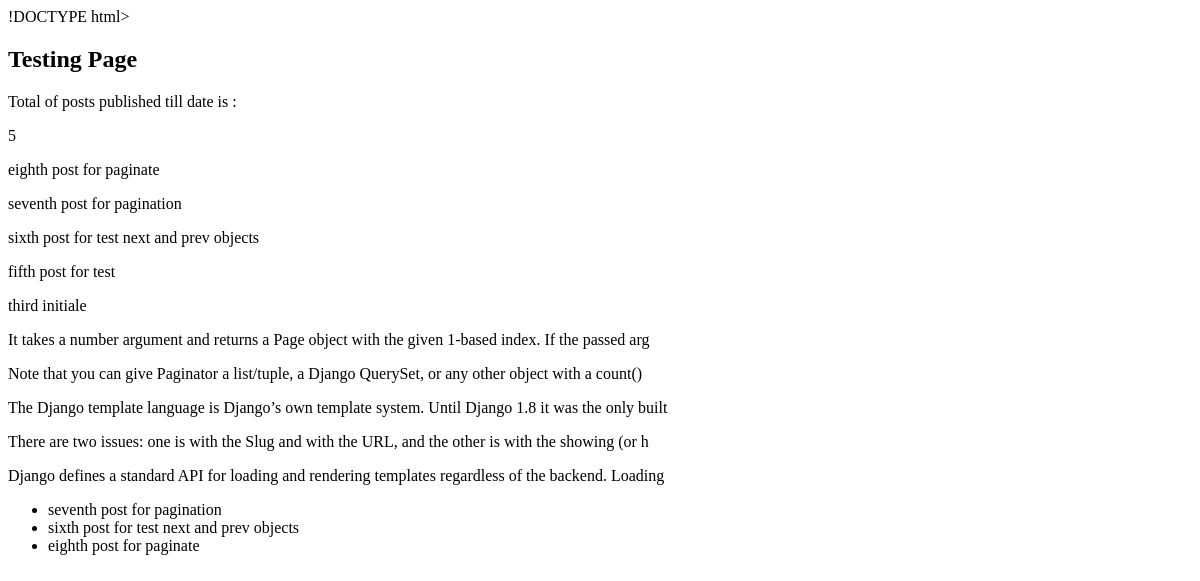
Before: /blog_app/test with the older database file.
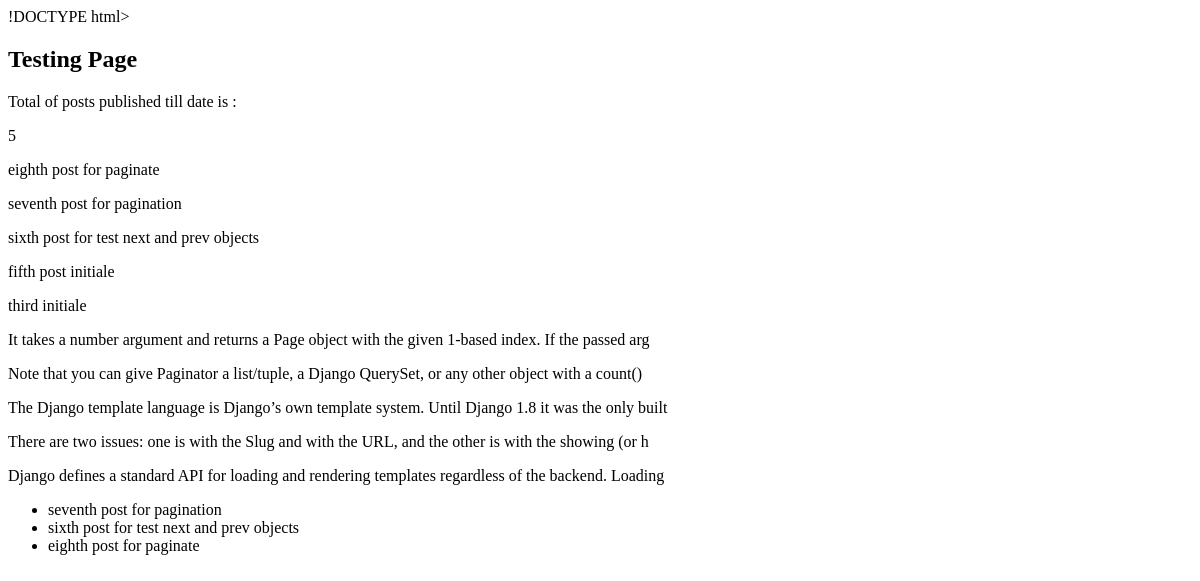
After: the same page with the newer database file.
### blog_app/models.py (models this page shows)
class Post(models.Model):
    image = models.ImageField(upload_to='app_image/', default='default.png')
    author = models.ForeignKey(User, on_delete=models.SET_NULL, null=True)
    title = models.CharField(max_length=100)
    content = models.TextField()
    counted_views = models.PositiveIntegerField(default=0)
    status = models.BooleanField(default=False)
    published_date = models.DateTimeField(null=True)
    created_date = models.DateTimeField(auto_now_add=True)
    updated_date = models.DateTimeField(auto_now=True)
    category_list = models.ManyToManyField(Category)
    class Meta:
        ordering = ['-created_date']
        verbose_name = 'پست'
        verbose_name_plural = 'پست ها'
    def __str__(self):
        return self.title

### blog_app/views.py (the view)
# urls.py: path('test', test_view)
def test_view(request):
    return render(request, 'blog_items/simple_tag_test.html')

### blog_app/templatetags/blog_tags.py (called while the page is built)
@register.simple_tag()
def cal_post():
    posts = Post.objects.filter(status=1).count()
    return posts

@register.simple_tag(name='posts')
def show_post():
    posts_obj = Post.objects.filter(status=1)
    return posts_obj

@register.filter
def snippet(value, count):
    return value[:count]

@register.inclusion_tag('popular-post-view.html')
def show_latest_posts():
    post_obj = Post.objects.filter(status=1).order_by('-published_date')[:3]
    return {'post_obj': post_obj}

### templates/blog_items/simple_tag_test.html (shortened to what this page needs)
{% load blog_tags %}
<html lang="en">
<head>
</head>
<body>
        <h2>Testing Page</h2>
        <p>Total of posts published till date is :{% cal_post as tp %}</p>
         <p>{{tp}}</p>
            {% posts as postschema %}
            {% for item in postschema %}
                 <p>{{item}}</p>
            {% endfor %}
            {% for item in postschema %}
                 <p>{{item.content|snippet:100}}</p>
            {% endfor %}
            {% show_latest_posts %}
</body>
</html>

### templates/popular-post-view.html (shortened to what this page needs)
<!DOCTYPE html>
<html lang="en">
<head>
</head>
<body>
        <ul>
            {% for item in post_obj %}
            <li>{{item.title}}</li>
            {% endfor %}
        </ul>
</body>
</html>

Changed rows visible on the page:
changed Post: title "fifth post for test" → "fifth post initiale"
